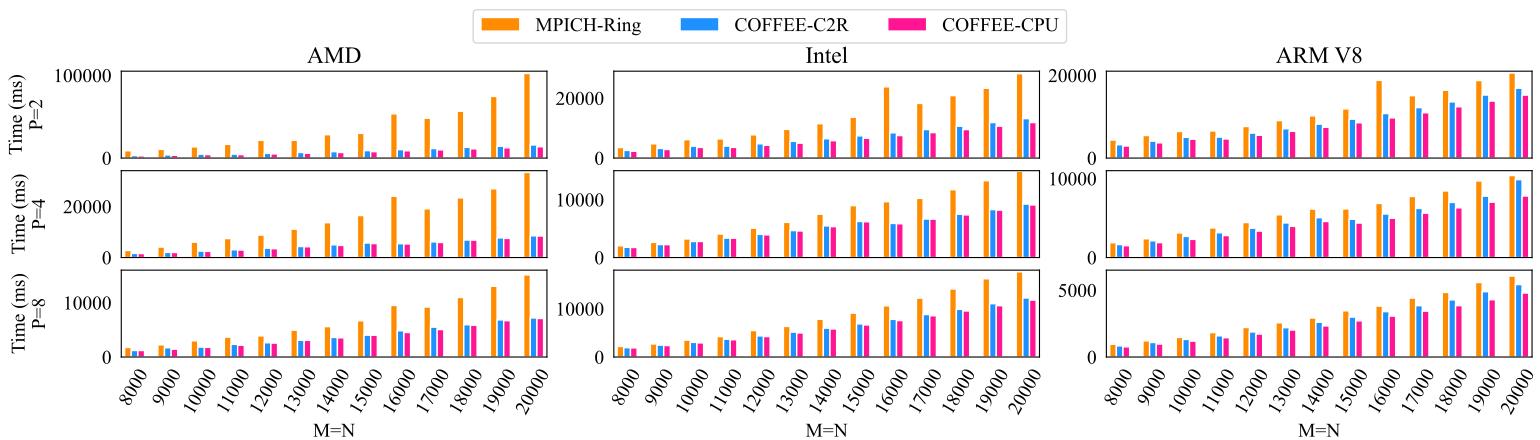

Python code for this plot:
import numpy as np
from matplotlib import pyplot as plt
from pylab import *

plt.rc('font', family='Times New Roman', size=14)

def autolabel(rects,Num=1,rotation1=60,NN=1):
	for rect in rects:
		height = rect.get_height()
		plt.text(rect.get_x()-0.04+rect.get_width()/2., Num*height, '%s' % float(height*NN),rotation=rotation1)

def draw_Histogram():
	temp=0
	fig = plt.figure(figsize=(16,4.4))

	ax = fig.add_subplot(3,3,1)
	ax.set_title('AMD')
	x = [1,2,3,4,5,6,7,8,9,10,11,12,13]
	Y3 = [2609.472513, 3312.963009, 4105.086088, 4151.344538, 4993.005276, 5779.831886, 6747.085094, 7731.556416, 8841.073990, 9905.371428, 11114.755154, 12347.528458, 13623.373032,]
	Y1 = [8797.767639, 10498.012304, 13473.479748, 16517.916918, 21479.104757, 21336.112738, 28222.989798, 29824.067116, 53406.167269, 48167.831182, 56606.336594, 74482.998371, 102193.706751,]
	Y2 = [3000.045061, 3808.119535, 4678.251982, 4764.909029, 5680.029154, 6692.281723, 7798.958778, 8940.488100, 10173.793077, 11486.719847, 12886.890173, 14303.702354, 15811.541796,]
	for num in range (0,len(Y1)):
		temp = temp + Y1[num]/Y3[num]
		print(Y1[num]/Y3[num])
	print(temp)

	index = np.arange(13)+1  
	bar_width = 0.2
	opacity = 1.0
	rec1 = plt.bar(index-bar_width,Y1,bar_width,alpha=opacity,facecolor = 'darkorange',edgecolor = 'white',label='MPICH-Ring')
	rec2 = plt.bar(index,Y2,bar_width,alpha=opacity,facecolor = 'dodgerblue',edgecolor = 'white',label='COFFEE-C2R')
	rec3 = plt.bar(index+bar_width,Y3,bar_width,alpha=opacity,facecolor = 'deeppink',edgecolor = 'white',label='COFFEE-CPU')
	
	plt.ylim(0,105000)
	plt.xlim(0.6,13.4)  
	plt.xticks([])
	ax.tick_params(left=False, bottom=False)
	plt.ylabel('Time (ms)\nP=2',labelpad=5) 


	bx = fig.add_subplot(3,3,4)
	x = [1,2,3,4,5,6,7,8,9,10,11,12,13]
	Y3 = [1564.056635, 1972.084045, 2416.782618, 2932.810068, 3469.866037, 4215.470791, 4735.222340, 5457.352638, 5309.456110, 5879.547834, 6817.086935, 7467.187881, 8409.102201,]
	Y1 = [2740.792990, 4077.491999, 6010.497570, 7433.186531, 8775.727272, 11106.282711, 13644.844532, 16427.257061, 23963.157654, 19059.096098, 23349.845648, 26880.619764, 33305.317402,]
	Y2 = [1605.534792, 2028.381348, 2509.999752, 3040.340185, 3645.171642, 4307.260036, 4957.527876, 5682.776213, 5415.355921, 6124.820948, 6861.740828, 7673.478365, 8485.239267,]
	for num in range (0,len(Y1)):
		temp = temp + Y1[num]/Y3[num]
		print(Y1[num]/Y3[num])
	print(temp)

	index = np.arange(13)+1  
	bar_width = 0.2
	opacity = 1.0
	rec1 = plt.bar(index-bar_width,Y1,bar_width,alpha=opacity,facecolor = 'darkorange',edgecolor = 'white',label='MPICH-Ring')
	rec2 = plt.bar(index,Y2,bar_width,alpha=opacity,facecolor = 'dodgerblue',edgecolor = 'white',label='COFFEE-C2R')
	rec3 = plt.bar(index+bar_width,Y3,bar_width,alpha=opacity,facecolor = 'deeppink',edgecolor = 'white',label='COFFEE-CPU')
	
	plt.ylim(0,34000)
	plt.xlim(0.6,13.4)  
	plt.xticks([])
	bx.tick_params(left=False, bottom=False)
	plt.ylabel('Time (ms)\nP=4',labelpad=10) 


	cx = fig.add_subplot(3,3,7)
	x = [1,2,3,4,5,6,7,8,9,10,11,12,13]

	Y3 = [1194.307327, 1446.344137, 1775.124073, 2167.990685, 2561.629534, 3060.357809, 3533.456564, 4010.002136, 4513.735533, 5050.215721, 5851.450205, 6690.777540, 7089.962482,]
	Y1 = [1762.472391, 2242.783308, 2975.777149, 3660.968542, 3882.995129, 4948.838234, 5594.598770, 6675.363302, 9503.194571, 9207.373142, 10955.218792, 13021.908283, 15124.610901, ]
	Y2 = [1198.190451, 1700.552225, 1828.907251, 2326.080322, 2626.601934, 3078.124523, 3606.056213, 4021.819592, 4835.932732, 5492.777824, 5934.072733, 6840.800047, 7193.164110,]
	for num in range (0,len(Y1)):
		temp = temp + Y1[num]/Y3[num]
		print(Y1[num]/Y3[num])
	print(temp)

	index = np.arange(13)+1  
	bar_width = 0.2
	opacity = 1.0
	rec1 = plt.bar(index-bar_width,Y1,bar_width,alpha=opacity,facecolor = 'darkorange',edgecolor = 'white',label='MPICH-Ring')
	rec2 = plt.bar(index,Y2,bar_width,alpha=opacity,facecolor = 'dodgerblue',edgecolor = 'white',label='COFFEE-C2R')
	rec3 = plt.bar(index+bar_width,Y3,bar_width,alpha=opacity,facecolor = 'deeppink',edgecolor = 'white',label='COFFEE-CPU')
	
	plt.ylim(0,16000)
	plt.xlim(0.6,13.4)  
	plt.xticks([])
	plt.ylabel('Time (ms)',labelpad=10)
	plt.xticks(x ,['8000','9000','10000','11000','12000','13000','14000','15000','16000','17000','18000','19000','20000'],rotation=60)
	plt.xlabel('M=N')	
	cx.tick_params(left=False, bottom=False)
	plt.ylabel('Time (ms)\nP=8')


	dx = fig.add_subplot(3,3,2)
	dx.set_title('Intel')
	x = [1,2,3,4,5,6,7,8,9,10,11,12,13]
	Y3 = [2251.124859, 2845.687389, 3536.739588, 3562.540293, 4255.547285, 4968.420506, 5782.500267, 6605.855942, 7500.719786, 8495.146990, 9505.960464, 10654.635429, 11847.594023,]
	Y1 = [3503.715754, 4746.457338, 6121.787071, 6392.379999, 7748.645306, 9569.544554, 11467.757702, 13631.580353, 23784.982920, 18243.612289, 20843.646526, 23295.073509, 28153.319359,]
	Y2 = [2534.737587, 3208.945751, 3957.298279, 3991.067410, 4744.974852, 5565.747023, 6446.313143, 7404.633045, 8414.031506, 9510.829210, 10650.402784, 11855.648756, 13154.233456,]
	for num in range (0,len(Y1)):
		temp = temp + Y1[num]/Y3[num]
		print(Y1[num]/Y3[num])
	print(temp)

	index = np.arange(13)+1  
	bar_width = 0.2
	opacity = 1.0
	rec1 = plt.bar(index-bar_width,Y1,bar_width,alpha=opacity,facecolor = 'darkorange',edgecolor = 'white',label='MPICH-Ring')
	rec2 = plt.bar(index,Y2,bar_width,alpha=opacity,facecolor = 'dodgerblue',edgecolor = 'white',label='COFFEE-C2R')
	rec3 = plt.bar(index+bar_width,Y3,bar_width,alpha=opacity,facecolor = 'deeppink',edgecolor = 'white',label='COFFEE-CPU')
	
	plt.ylim(0,29000)
	plt.xlim(0.6,13.4)  
	plt.xticks([])	
	dx.tick_params(left=False, bottom=False)
	

	ex = fig.add_subplot(3,3,5)
	x = [1,2,3,4,5,6,7,8,9,10,11,12,13]
	Y3 = [1734.451056, 2232.328415, 2768.691301, 3334.974051, 3919.623375, 4587.992191, 5340.069532, 6181.363821, 5832.602501, 6621.733189, 7365.584135, 8194.922686, 9080.899954, ]
	Y1 = [2035.876274, 2616.630316, 3209.233284, 4062.540054, 5062.576056, 6072.524071, 7472.811937, 8956.125736, 9638.645411, 10221.693277, 11719.112396, 13263.074398, 14897.087097,]
	Y2 = [1765.595913, 2242.280722, 2770.853519, 3356.018782, 4001.274824, 4654.816866, 5458.839893, 6225.651264, 5885.869503, 6648.549318, 7477.124691, 8286.984205, 9231.128454,]
	for num in range (0,len(Y1)):
		temp = temp + Y1[num]/Y3[num]
		print(Y1[num]/Y3[num])
	print(temp)

	index = np.arange(13)+1  
	bar_width = 0.2
	opacity = 1.0
	rec1 = plt.bar(index-bar_width,Y1,bar_width,alpha=opacity,facecolor = 'darkorange',edgecolor = 'white',label='MPICH-Ring')
	rec2 = plt.bar(index,Y2,bar_width,alpha=opacity,facecolor = 'dodgerblue',edgecolor = 'white',label='COFFEE-C2R')
	rec3 = plt.bar(index+bar_width,Y3,bar_width,alpha=opacity,facecolor = 'deeppink',edgecolor = 'white',label='COFFEE-CPU')
	
	plt.ylim(0,15000)
	plt.xlim(0.6,13.4)  
	plt.xticks([])	
	ex.tick_params(left=False, bottom=False)
	

	fx = fig.add_subplot(3,3,8)
	x = [1,2,3,4,5,6,7,8,9,10,11,12,13]
	Y3 = [1893.747807, 2369.893312, 2928.846359, 3568.293333, 4236.027002, 4976.056576, 5811.796188, 6634.497404, 7547.610283, 8552.912474, 9534.738541, 10630.069017, 11794.267178]
	Y1 = [2186.128378, 2704.515696, 3488.533258, 4224.813938, 5475.630045, 6339.928627, 7813.676596, 9082.670689, 10607.595682, 12197.703362, 14086.236954, 16216.307640, 17655.954361,]
	Y2 = [1936.053514, 2462.901354, 3034.130812, 3683.238029, 4378.393888, 5168.128967, 5979.700327, 6860.862017, 7797.480106, 8795.747519, 9874.241114, 11042.678833, 12234.916449,]
	for num in range (0,len(Y1)):
		temp = temp + Y1[num]/Y3[num]
		print(Y1[num]/Y3[num])
	print(temp)

	index = np.arange(13)+1  
	bar_width = 0.2
	opacity = 1.0
	rec1 = plt.bar(index-bar_width,Y1,bar_width,alpha=opacity,facecolor = 'darkorange',edgecolor = 'white',label='MPICH-Ring')
	rec2 = plt.bar(index,Y2,bar_width,alpha=opacity,facecolor = 'dodgerblue',edgecolor = 'white',label='COFFEE-C2R')
	rec3 = plt.bar(index+bar_width,Y3,bar_width,alpha=opacity,facecolor = 'deeppink',edgecolor = 'white',label='COFFEE-CPU')
	
	plt.ylim(0,18000)
	plt.xlim(0.6,13.4)  
	plt.xticks(x ,['8000','9000','10000','11000','12000','13000','14000','15000','16000','17000','18000','19000','20000'],rotation=60)
	plt.xlabel('M=N')	
	fx.tick_params(left=False, bottom=False)
	

	gx = fig.add_subplot(3,3,3)
	gx.set_title('ARM V8')
	x = [1,2,3,4,5,6,7,8,9,10,11,12,13]
	Y3 = [2908.327000, 3677.069000, 4562.820000, 4610.914000, 5505.995000, 6461.409000, 7429.762000, 8529.818000, 9710.710000, 10945.619000, 12407.215000, 13761.800000, 15213.142000,]
	Y1 = [4361.247000, 5449.467000, 6418.163000, 6542.424000, 7624.264000, 9052.189000, 10186.203000, 11878.099000, 18777.906000, 15074.407000, 16374.222000, 18733.475000, 20555.997000,]
	Y2 = [3208.208000, 4076.403000, 5013.055000, 5059.989000, 6030.266000, 7074.038000, 8195.684000, 9405.907000, 10752.606000, 12196.378000, 13573.758000, 15234.852000, 16886.567000,]
	for num in range (0,len(Y1)):
		temp = temp + Y1[num]/Y3[num]
		print(Y1[num]/Y3[num])
	print(temp)

	index = np.arange(13)+1  
	bar_width = 0.2
	opacity = 1.0
	rec1 = plt.bar(index-bar_width,Y1,bar_width,alpha=opacity,facecolor = 'darkorange',edgecolor = 'white',label='MPICH-Ring')
	rec2 = plt.bar(index,Y2,bar_width,alpha=opacity,facecolor = 'dodgerblue',edgecolor = 'white',label='COFFEE-C2R')
	rec3 = plt.bar(index+bar_width,Y3,bar_width,alpha=opacity,facecolor = 'deeppink',edgecolor = 'white',label='COFFEE-CPU')
	
	plt.ylim(0,21000)
	plt.xlim(0.6,13.4)  
	plt.xticks([])	
	gx.tick_params(left=False, bottom=False)
	

	hx = fig.add_subplot(3,3,6)
	x = [1,2,3,4,5,6,7,8,9,10,11,12,13]
	Y3 = [1500.067000, 1890.604000, 2297.962000, 2782.699000, 3343.794000, 3942.541000, 4564.872000, 4368.530000, 4965.775000, 5615.078000, 6295.810000, 7012.833000, 7789.559000,]
	Y1 = [1868.860000, 2373.141000, 3112.128000, 3744.520000, 4431.572000, 5403.875000, 6134.934000, 6156.048000, 6847.989000, 7732.480000, 8433.180000, 9693.100000, 10376.811000,]
	Y2 =[1644.342000, 2110.847000, 2668.370000, 3135.441000, 3713.759000, 4373.317000, 5046.453000, 4840.411000, 5511.692000, 6218.545000, 6977.003000, 7772.253000, 9868.201000,]
	for num in range (0,len(Y1)):
		temp = temp + Y1[num]/Y3[num]
		print(Y1[num]/Y3[num])
	print(temp)

	index = np.arange(13)+1  
	bar_width = 0.2
	opacity = 1.0
	rec1 = plt.bar(index-bar_width,Y1,bar_width,alpha=opacity,facecolor = 'darkorange',edgecolor = 'white',label='MPICH-Ring')
	rec2 = plt.bar(index,Y2,bar_width,alpha=opacity,facecolor = 'dodgerblue',edgecolor = 'white',label='COFFEE-C2R')
	rec3 = plt.bar(index+bar_width,Y3,bar_width,alpha=opacity,facecolor = 'deeppink',edgecolor = 'white',label='COFFEE-CPU')
	
	plt.ylim(0,11000)
	plt.xlim(0.6,13.4)  
	plt.xticks([])	
	hx.tick_params(left=False, bottom=False)
	

	ix = fig.add_subplot(3,3,9)
	x = [1,2,3,4,5,6,7,8,9,10,11,12,13]
	Y3 = [759.865000, 970.788000, 1187.960000, 1446.887000, 1717.655000, 2020.318000, 2327.759000, 2706.033000, 3061.922000, 3430.710000, 3845.874000, 4289.283000, 4786.394000,]
	Y1 = [951.855000, 1210.002000, 1463.865000, 1824.878000, 2205.867000, 2561.706000, 2919.909000, 3453.330000, 3810.725000, 4406.410000, 4830.630000, 5576.800000, 6056.649000,]
	Y2 = [830.611000, 1086.518000, 1312.790000, 1585.212000, 1873.830000, 2192.798000, 2604.760000, 2988.471000, 3396.393000, 3840.249000, 4275.650000, 4886.210000, 5421.991000,]
	for num in range (0,len(Y1)):
		temp = temp + Y1[num]/Y3[num]
		print(Y1[num]/Y3[num])
	print(temp)

	index = np.arange(13)+1  
	bar_width = 0.2
	opacity = 1.0
	rec1 = plt.bar(index-bar_width,Y1,bar_width,alpha=opacity,facecolor = 'darkorange',edgecolor = 'white',label='MPICH-Ring')
	rec2 = plt.bar(index,Y2,bar_width,alpha=opacity,facecolor = 'dodgerblue',edgecolor = 'white',label='COFFEE-C2R')
	rec3 = plt.bar(index+bar_width,Y3,bar_width,alpha=opacity,facecolor = 'deeppink',edgecolor = 'white',label='COFFEE-CPU')
	
	plt.ylim(0,6500)
	plt.xlim(0.6,13.4)  
	ix.tick_params(left=False, bottom=False)
	plt.xticks(x ,['8000','9000','10000','11000','12000','13000','14000','15000','16000','17000','18000','19000','20000'],rotation=60)
	plt.xlabel('M=N')

	lines, labels = fig.axes[-1].get_legend_handles_labels()
	fig.legend(lines, labels, loc = 'upper center', ncol = 8)
	plt.show()
	
draw_Histogram()
